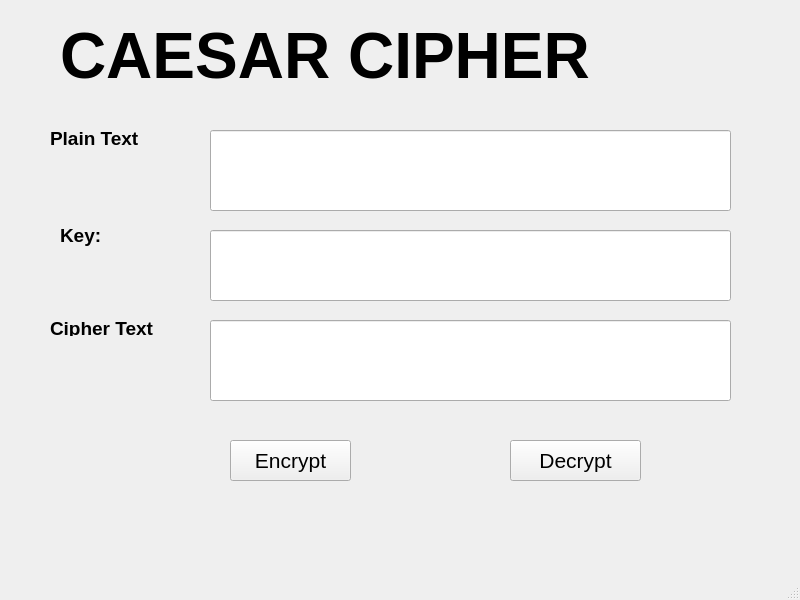
<?xml version="1.0" encoding="UTF-8"?>
<ui version="4.0">
 <class>MainWindow</class>
 <widget class="QMainWindow" name="MainWindow">
  <property name="geometry">
   <rect>
    <x>0</x>
    <y>0</y>
    <width>800</width>
    <height>600</height>
   </rect>
  </property>
  <property name="windowTitle">
   <string>MainWindow</string>
  </property>
  <widget class="QWidget" name="centralwidget">
   <widget class="QLabel" name="label">
    <property name="geometry">
     <rect>
      <x>60</x>
      <y>-20</y>
      <width>731</width>
      <height>151</height>
     </rect>
    </property>
    <property name="font">
     <font>
      <pointsize>48</pointsize>
      <weight>75</weight>
      <bold>true</bold>
     </font>
    </property>
    <property name="text">
     <string>CAESAR CIPHER</string>
    </property>
   </widget>
   <widget class="QLabel" name="label_2">
    <property name="geometry">
     <rect>
      <x>50</x>
      <y>130</y>
      <width>121</width>
      <height>16</height>
     </rect>
    </property>
    <property name="font">
     <font>
      <pointsize>14</pointsize>
      <weight>75</weight>
      <bold>true</bold>
     </font>
    </property>
    <property name="text">
     <string>Plain Text</string>
    </property>
   </widget>
   <widget class="QLabel" name="label_3">
    <property name="geometry">
     <rect>
      <x>60</x>
      <y>220</y>
      <width>71</width>
      <height>31</height>
     </rect>
    </property>
    <property name="font">
     <font>
      <pointsize>14</pointsize>
      <weight>75</weight>
      <bold>true</bold>
     </font>
    </property>
    <property name="text">
     <string>Key:</string>
    </property>
   </widget>
   <widget class="QLabel" name="label_4">
    <property name="geometry">
     <rect>
      <x>50</x>
      <y>320</y>
      <width>161</width>
      <height>16</height>
     </rect>
    </property>
    <property name="font">
     <font>
      <pointsize>14</pointsize>
      <weight>75</weight>
      <bold>true</bold>
     </font>
    </property>
    <property name="text">
     <string>Cipher Text</string>
    </property>
   </widget>
   <widget class="QPushButton" name="btn_encrypt">
    <property name="geometry">
     <rect>
      <x>230</x>
      <y>440</y>
      <width>121</width>
      <height>41</height>
     </rect>
    </property>
    <property name="font">
     <font>
      <pointsize>16</pointsize>
     </font>
    </property>
    <property name="text">
     <string>Encrypt</string>
    </property>
   </widget>
   <widget class="QPushButton" name="btn_decrypt">
    <property name="geometry">
     <rect>
      <x>510</x>
      <y>440</y>
      <width>131</width>
      <height>41</height>
     </rect>
    </property>
    <property name="font">
     <font>
      <pointsize>16</pointsize>
     </font>
    </property>
    <property name="text">
     <string>Decrypt</string>
    </property>
   </widget>
   <widget class="QLineEdit" name="txt_key">
    <property name="geometry">
     <rect>
      <x>210</x>
      <y>230</y>
      <width>521</width>
      <height>71</height>
     </rect>
    </property>
   </widget>
   <widget class="QLineEdit" name="txt_cipher_text">
    <property name="geometry">
     <rect>
      <x>210</x>
      <y>320</y>
      <width>521</width>
      <height>81</height>
     </rect>
    </property>
   </widget>
   <widget class="QLineEdit" name="txt_plain_text">
    <property name="geometry">
     <rect>
      <x>210</x>
      <y>130</y>
      <width>521</width>
      <height>81</height>
     </rect>
    </property>
   </widget>
  </widget>
  <widget class="QMenuBar" name="menubar">
   <property name="geometry">
    <rect>
     <x>0</x>
     <y>0</y>
     <width>800</width>
     <height>26</height>
    </rect>
   </property>
  </widget>
  <widget class="QStatusBar" name="statusbar"/>
 </widget>
 <resources/>
 <connections/>
</ui>
